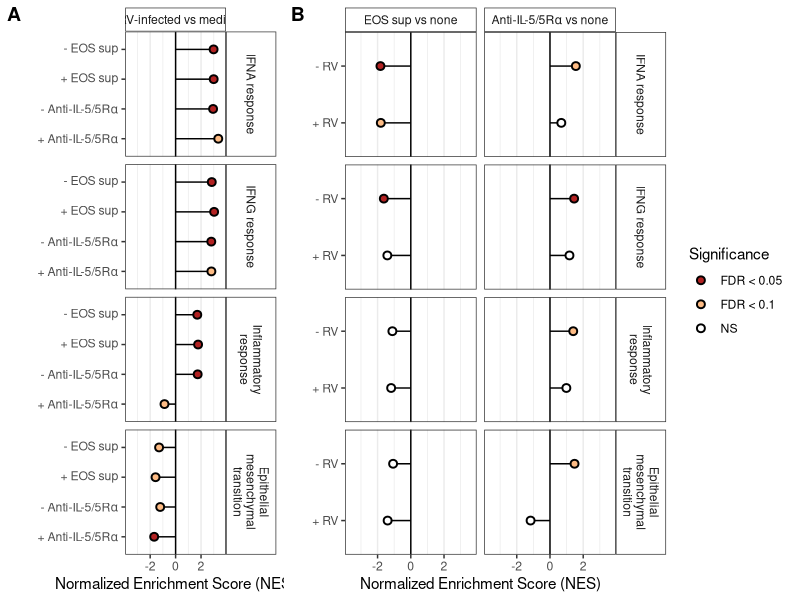

Generate this figure with R:
#### Setup ####
library(tidyverse)
library(cowplot)
library(limma)
set.seed(4389)

#### Data ####
H <- read_csv("results/GSEA/h_GSEA.result.csv")
fdr.cut <- 0.1

#### Subset significant ####
#list all terms with at least 1 significant treatment contrast
term.OI.t <- H %>% 
  filter(fgsea.FDR <= fdr.cut & gage.FDR <= fdr.cut) %>% 
  filter(group %in% c("AntiIL5_nonenone_none", "AntiIL5_HRVnone_HRV",
                      "EOSsupp_nonenone_none", "EOSsupp_HRVnone_HRV")) %>% 
  distinct(pathway) %>% unlist(use.names=FALSE)

#list all terms with at least 1 significant virus contrast 
term.OI.v <- H %>% 
  filter(fgsea.FDR <= fdr.cut & gage.FDR <= fdr.cut) %>% 
  filter(group %in% c("none_HRVnone_none","AntiIL5_HRVAntiIL5_none",
                      "EOSsupp_HRVEOSsupp_none")) %>% 
  distinct(pathway) %>% unlist(use.names=FALSE)

#Find terms with both t and v cutoffs
term.OI <- intersect(term.OI.t, term.OI.v)


#### Combine data and format labels ####
h.plot.dat <- H %>% 
  filter(pathway %in% term.OI) %>% 
  #Add experi group
  mutate(experi = c(rep("AntiIL5",nrow(.)/2),rep("EOSsup",nrow(.)/2))) %>% 
  mutate(group1 = recode(group,
                                "AntiIL5_HRVAntiIL5_none"='"+ Anti-IL-5/5R"*alpha',
                                "EOSsupp_HRVEOSsupp_none"='"+ EOS sup"',

                                "EOSsupp_HRVnone_HRV"="+ RV",
                                "AntiIL5_HRVnone_HRV"="+ RV",
                                "EOSsupp_nonenone_none"="- RV",
                                "AntiIL5_nonenone_none"="- RV"),
         group1 = ifelse(group1 == "none_HRVnone_none" & experi == "AntiIL5",
                         '"- Anti-IL-5/5R"*alpha',
                         ifelse(group1 == "none_HRVnone_none" & experi == "EOSsup",
                                '"- EOS sup"', group1)),
         group2 = recode_factor(factor(group),
            "none_HRVnone_none"='"RV-infected vs media"',
            "EOSsupp_HRVEOSsupp_none"='"RV-infected vs media"',
            "AntiIL5_HRVAntiIL5_none"='"RV-infected vs media"',
                                
            "EOSsupp_HRVnone_HRV"='"EOS sup vs none"',
            "AntiIL5_HRVnone_HRV"='"Anti-IL-5/5R"*alpha~"vs none"',
            "EOSsupp_nonenone_none"='"EOS sup vs none"',
            "AntiIL5_nonenone_none"='"Anti-IL-5/5R"*alpha~"vs none"')) %>% 
  #order factors
  mutate(group1 = factor(group1, levels=c('"+ Anti-IL-5/5R"*alpha','"- Anti-IL-5/5R"*alpha',
                                          '"+ EOS sup"','"- EOS sup"', 
                                          '+ RV', '- RV'))) %>% 
  mutate(Significance = ifelse(fgsea.FDR <= 0.05 & 
                                 gage.FDR <= 0.05 & 
                                 fgsea.FC == gage.FC, 
                               "FDR < 0.05",
                               ifelse(fgsea.FDR <= 0.1 & 
                                        gage.FDR <= 0.1 & 
                                        fgsea.FC == gage.FC, 
                                      "FDR < 0.1", "NS"))) %>% 
  mutate(pathway = gsub("HALLMARK_", "", pathway)) %>% 
  #Reorder terms
  mutate(pathway.ord = recode_factor(factor(pathway),
                                     "INTERFERON_ALPHA_RESPONSE"="IFNA response",
                                     "INTERFERON_GAMMA_RESPONSE"="IFNG response",
                                     "INFLAMMATORY_RESPONSE"="Inflammatory\nresponse",
                                     "EPITHELIAL_MESENCHYMAL_TRANSITION"="Epithelial\nmesenchymal\ntransition"))

#### Plot A: virus ####
h.plot1 <- h.plot.dat %>% 
  filter(group2=='"RV-infected vs media"') %>% 
  
  ggplot(aes(x=group1, y=fgsea.NES)) +
  geom_segment(aes(x=group1, xend=group1, y=0, yend=fgsea.NES)) +
  geom_point(size=2, aes(fill = Significance),
             shape=21, stroke=1) +
  geom_hline(yintercept = 0) +
  
  scale_fill_manual(values=c("firebrick", "#fdbb84", "white")) +
  lims(y=c(-3.6,3.6)) +
  coord_flip() +
  labs(x="", y="Normalized Enrichment Score (NES)") + 
  facet_grid(pathway.ord~group2, scales="free_y", 
             labeller = labeller(group2=label_parsed)) +
  theme_bw() +
  theme(legend.position = "none") +
  theme(panel.grid.major.y = element_blank(),
        panel.grid.minor.y = element_blank(),
        strip.background =element_rect(fill="white")) +
  scale_x_discrete(labels = ggplot2:::parse_safe)

#h.plot1

#### Plot B/C: EOS supernatant and anti-IL% therapy ####
h.plot2 <- h.plot.dat %>% 
  filter(group2!='"RV-infected vs media"') %>% 
  
  ggplot(aes(x=group1, y=fgsea.NES)) +
  geom_segment(aes(x=group1, xend=group1, y=0, yend=fgsea.NES)) +
  geom_point(size=2, aes(fill = Significance),
             shape=21, stroke=1) +
  geom_hline(yintercept = 0) +
  
  scale_fill_manual(values=c("firebrick", "#fdbb84", "white")) +
  lims(y=c(-3.6,3.6)) +
  coord_flip() +
  labs(x="", y="Normalized Enrichment Score (NES)") + 
  facet_grid(pathway.ord~group2, scales="free_y",
             labeller = labeller(group2=label_parsed)) +
  theme_bw() +
  theme(panel.grid.major.y = element_blank(),
        panel.grid.minor.y = element_blank(),
        strip.background =element_rect(fill="white"))
#h.plot2

#### Save ####
h.plot.all <- plot_grid(h.plot1, h.plot2, ncol=2, rel_widths = c(0.55,1),
                        labels=c("A","B")) 
#h.plot.all
ggsave("publication/fig/Fig5.GSEA.pdf", h.plot.all, 
       width = 11, height = 5)
